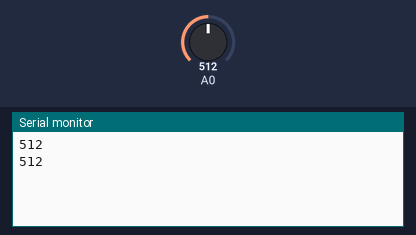
The sketch below on a simulated ESP8266 (NodeMCU). Shown: the last lines printed to the serial monitor. Inputs (shaded band) come from the test bench; at power-on: A0 = 512.

Above: at 1.8 s.
1.9 s: A0 set to 716
At 2.8 s:
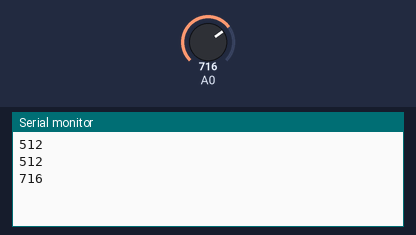
3.4 s: A0 set to 900
At 4.8 s:
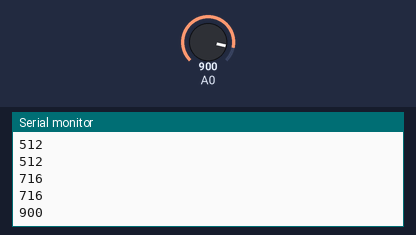
Timing chart, 0 to 6.4 s (numbered marks = the images above; inputs shaded):
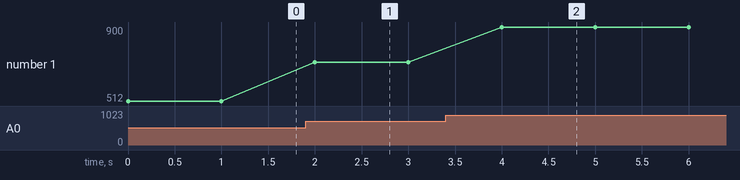

Measured:
- after the input at 1.9 s, the serial monitor: prints a new line after 0.10 s (image 1)
- after the input at 3.4 s, the serial monitor: prints a new line after 0.60 s (image 2)
- plotted number 1: 512 → 716 after the input at 1.9 s, 716 → 900 after the input at 3.4 s

The sketch:

ADC.ino
```cpp
#define ADC D1  // Define ADC pin

void setup() {
  Serial.begin(115200);  // Corrected: Use Serial.begin to initialize serial communication
  pinMode(ADC, INPUT);   // Set ADC pin as input
}

void loop() {
  int adcValue = analogRead(ADC);  // Read analog value from ADC pin
  Serial.println(adcValue);          // Print the analog value to the Serial Monitor
  delay(1000);                      // Add a delay for better readability
}
```
